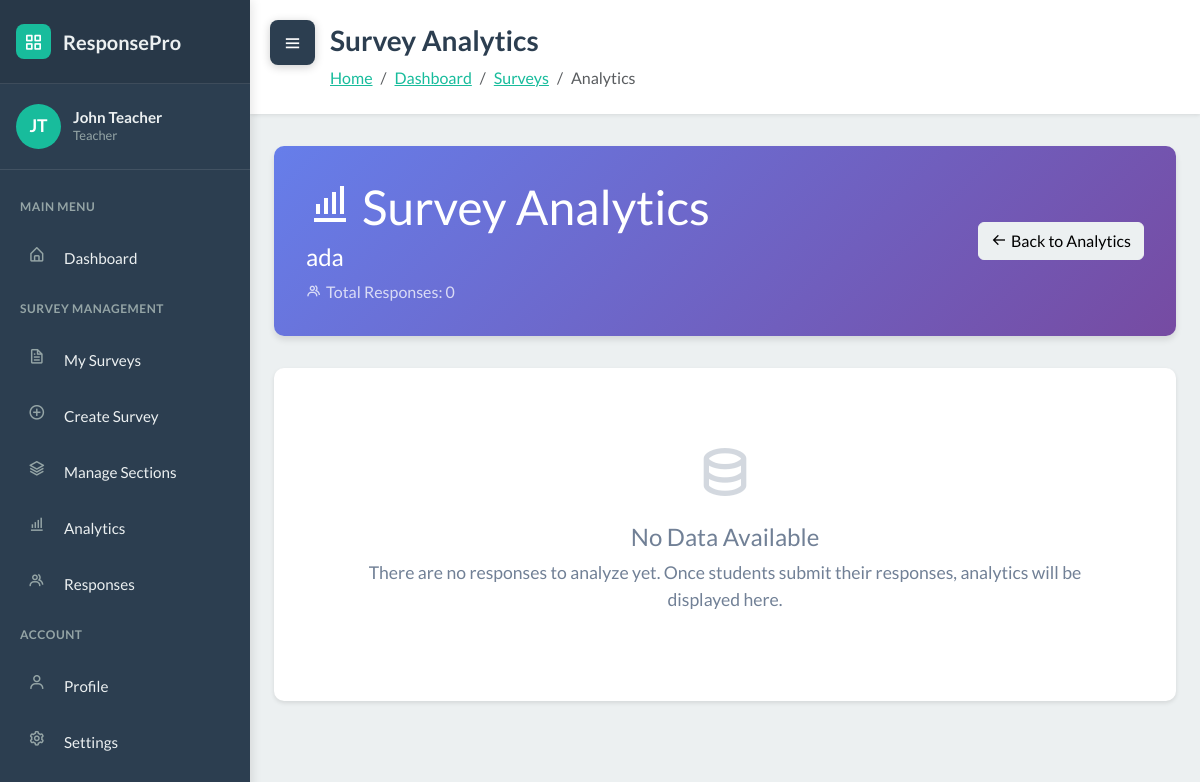
/surveys/11/analytics/ (signed in), run on the app's committed database.
### WebSurvey/models.py (models this page shows, shortened)
class User(AbstractUser):
    ROLE_CHOICES = [
        ('student', 'Student'),
        ('teacher', 'Teacher'),
    ]
    role = models.CharField('role', max_length=20, choices=ROLE_CHOICES, default='student')
    section = models.ForeignKey(Section, null=True, blank=True, on_delete=models.SET_NULL, related_name='students')

class Survey(models.Model):
    STATUS_CHOICES = [
        ('draft', 'Draft'),
        ('published', 'Published'),
        ('closed', 'Closed'),
    ]
    title = models.CharField(max_length=255)
    description = models.TextField(blank=True)
    teacher = models.ForeignKey(User, on_delete=models.CASCADE, related_name='surveys')
    sections = models.ManyToManyField(Section, blank=True, related_name='surveys')
    status = models.CharField(max_length=20, choices=STATUS_CHOICES, default='draft')
    total_points = models.IntegerField(default=0)
    time_limit = models.IntegerField(null=True, blank=True, help_text="Time limit in minutes")
    due_date = models.DateTimeField(null=True, blank=True)
    created_at = models.DateTimeField(auto_now_add=True)
    updated_at = models.DateTimeField(auto_now=True)
    class Meta:
        ordering = ['-created_at']

### WebSurvey/views.py (the view, shortened to what this page needs)
# urls.py: path('surveys/<int:survey_id>/analytics/', views.survey_analytics, name='survey_analytics'),
@login_required
@login_required
def survey_analytics(request, survey_id):
    survey = get_object_or_404(Survey, id=survey_id, teacher=request.user)
    responses = StudentResponse.objects.filter(
        survey=survey,
        is_submitted=True
    ).select_related('student')
    questions = survey.questions.all().prefetch_related(
        'options',
        'true_false_answer',
        'enumeration_answers'
    )
    charts_data = []
    for question in questions:
        chart_info = {
            'question_text': question.question_text,
            'type': question.question_type,
            'data': {}
        }
        answers = QuestionAnswer.objects.filter(
            question=question,
            response__in=responses
        )
        if question.question_type in ['multiple_choice', 'likert']:
            labels = []
            values = []
            for option in question.options.all():
                count = answers.filter(selected_option=option).count()
                labels.append(option.option_text)
                values.append(count)
            if sum(values) > 0:
                chart_info['data'] = {
                    'labels': labels,
                    'values': values
                }
        if chart_info['data']:
            charts_data.append(chart_info)
    context = {
        'survey': survey,
        'charts_data': json.dumps(charts_data),
        'total_responses': responses.count(),
    }
    return render(request, 'survey_analytics.html', context)

### WebSurvey/services.py (called while the page is built)
def auto_close_due_surveys():
    now = timezone.now()
    overdue_ids = []
    for survey in Survey.objects.filter(status='published', due_date__isnull=False):
        due = survey.due_date
        if due is None:
            continue
        if timezone.is_naive(due):
            due = timezone.make_aware(due, timezone.get_current_timezone())
        if due <= now:
            overdue_ids.append(survey.id)
    if overdue_ids:
        Survey.objects.filter(id__in=overdue_ids).update(status='closed')
    return now

### WebSurvey/templates/survey_analytics.html (shortened to what this page needs)
<!DOCTYPE html>
{% load static %}
<html data-bs-theme="light" lang="en">
<head>
    <link rel="stylesheet" href="https://cdn.jsdelivr.net/npm/bootswatch@5.3.6/dist/flatly/bootstrap.min.css">
    <link rel="stylesheet" href="https://cdn.jsdelivr.net/npm/boxicons@latest/css/boxicons.min.css">
    <link rel="stylesheet" href="{% static 'css/dashboard-sidebar.css' %}">
    <link rel="stylesheet" href="{% static 'css/bss-overrides.css' %}">
</head>
<body>
    <button class="sidebar-toggle shifted" id="sidebarToggle">
        <i class="bx bx-menu"></i>
    </button>
    <aside class="dashboard-sidebar" id="sidebar">
        <div class="sidebar-header">
            <a href="{% url 'dashboard' %}" class="sidebar-brand">
                <div class="brand-icon">
                    <i class="bx bx-grid-alt" style="color: white;"></i>
                </div>
                <span>ResponsePro</span>
            </a>
        </div>
        <div class="sidebar-user">
            <div class="user-avatar">
                {{ user.first_name.0|upper }}{{ user.last_name.0|upper }}
            </div>
            <div class="user-info">
                <h6>{{ user.first_name }} {{ user.last_name }}</h6>
                <p>{{ user.get_role_display }}</p>
            </div>
        </div>
        <nav class="sidebar-nav">
            <div class="nav-section-title">Main Menu</div>
            <div class="sidebar-nav-item">
                <a href="{% url 'dashboard' %}" class="sidebar-nav-link">
                    <i class="bx bx-home-alt"></i>
                    <span>Dashboard</span>
                </a>
            </div>
            <div class="nav-section-title">Survey Management</div>
            <div class="sidebar-nav-item">
                <a href="{% url 'survey_list' %}" class="sidebar-nav-link">
                    <i class="bx bx-file"></i>
                    <span>My Surveys</span>
                </a>
            </div>
            <div class="sidebar-nav-item">
                <a href="{% url 'survey_create' %}" class="sidebar-nav-link">
                    <i class="bx bx-plus-circle"></i>
                    <span>Create Survey</span>
                </a>
            </div>
            <div class="sidebar-nav-item">
                <a href="{% url 'section_list' %}" class="sidebar-nav-link">
                    <i class="bx bx-layer"></i>
                    <span>Manage Sections</span>
                </a>
            </div>
            <div class="sidebar-nav-item">
                <a href="{% url 'overall_analytics' %}" class="sidebar-nav-link">
                    <i class="bx bx-bar-chart-alt"></i>
                    <span>Analytics</span>
                </a>
            </div>
            <div class="sidebar-nav-item">
                <a href="{% url 'response_management' %}" class="sidebar-nav-link">
                    <i class="bx bx-group"></i>
                    <span>Responses</span>
                </a>
            </div>
            <div class="nav-section-title">Account</div>
            <div class="sidebar-nav-item">
                <a href="#" class="sidebar-nav-link">
                    <i class="bx bx-user"></i>
                    <span>Profile</span>
                </a>
            </div>
            <div class="sidebar-nav-item">
                <a href="#" class="sidebar-nav-link">
                    <i class="bx bx-cog"></i>
                    <span>Settings</span>
                </a>
            </div>
        </nav>
    </aside>
    <main class="dashboard-content" id="mainContent">
        <div class="content-header">
            <h1>Survey Analytics</h1>
            <nav aria-label="breadcrumb">
                <ol class="breadcrumb">
                    <li class="breadcrumb-item"><a href="{% url 'landing' %}">Home</a></li>
                    <li class="breadcrumb-item"><a href="{% url 'dashboard' %}">Dashboard</a></li>
                    <li class="breadcrumb-item"><a href="{% url 'survey_list' %}">Surveys</a></li>
                    <li class="breadcrumb-item active" aria-current="page">Analytics</li>
                </ol>
            </nav>
        </div>
        <div class="container-fluid px-4 pb-5">
            <div class="analytics-header">
                <div class="d-flex justify-content-between align-items-center">
                    <div>
                        <h1 class="mb-2">
                            <i class="bx bx-bar-chart-alt me-2"></i>Survey Analytics
                        </h1>
                        <h4 class="mb-0 opacity-90">{{ survey.title }}</h4>
                        <p class="mb-0 mt-2 opacity-75">
                            <i class="bx bx-group me-1"></i>Total Responses: {{ total_responses }}
                        </p>
                    </div>
                    <div>
                        <a href="{% url 'overall_analytics' %}" class="btn btn-light">
                            <i class="bx bx-arrow-back me-1"></i>Back to Analytics
                        </a>
                    </div>
                </div>
            </div>
            <div id="noDataMessage" class="chart-card" style="display: none;">
                <div class="no-data-message">
                    <i class="bx bx-data" style="font-size: 4rem; opacity: 0.3;"></i>
                    <h4 class="mt-3">No Data Available</h4>
                    <p>There are no responses to analyze yet. Once students submit their responses, analytics will be displayed here.</p>
                </div>
            </div>
        </div>
    </main>
</body>
</html>

### WebSurvey/static/css/dashboard-sidebar.css (style rules this page uses)
:root { --sidebar-width: 250px; --sidebar-bg: #2C3E50; --sidebar-hover: #34495E; --sidebar-active: #18BC9C; --sidebar-text: #ecf0f1; --sidebar-icon: #95a5a6; --transition-speed: 0.3s; }
body { font-family: 'Lato', sans-serif; }
.dashboard-sidebar { position: fixed; left: 0; top: 0; width: var(--sidebar-width); height: 100vh; background: var(--sidebar-bg); box-shadow: 2px 0 10px rgba(0, 0, 0, 0.1); transition: transform var(--transition-speed) ease; z-index: 1000; overflow-y: auto; overflow-x: hidden; }
.sidebar-header { padding: 1.5rem 1rem; background: rgba(0, 0, 0, 0.1); border-bottom: 1px solid rgba(255, 255, 255, 0.1); }
.sidebar-brand { display: flex; align-items: center; color: var(--sidebar-text); text-decoration: none; font-size: 1.25rem; font-weight: 700; }
.sidebar-brand .brand-icon { width: 35px; height: 35px; border-radius: 8px; background: var(--sidebar-active); display: flex; align-items: center; justify-content: center; margin-right: 0.75rem; }
.sidebar-user { padding: 1.25rem 1rem; border-bottom: 1px solid rgba(255, 255, 255, 0.1); display: flex; align-items: center; }
.user-avatar { width: 45px; height: 45px; border-radius: 50%; background: var(--sidebar-active); display: flex; align-items: center; justify-content: center; color: white; font-weight: 700; margin-right: 0.75rem; font-size: 1.1rem; }
.user-info h6 { margin: 0; color: var(--sidebar-text); font-size: 0.95rem; font-weight: 700; }
.user-info p { margin: 0; color: var(--sidebar-icon); font-size: 0.8rem; text-transform: capitalize; }
.sidebar-nav { padding: 1rem 0; }
.nav-section-title { padding: 0.75rem 1.25rem; color: var(--sidebar-icon); font-size: 0.75rem; text-transform: uppercase; font-weight: 700; letter-spacing: 0.5px; }
.sidebar-nav-item { margin: 0.25rem 0.75rem; border-radius: 8px; overflow: hidden; }
.sidebar-nav-link { display: flex; align-items: center; padding: 0.875rem 1rem; color: var(--sidebar-text); text-decoration: none; transition: all 0.2s ease; font-size: 0.95rem; }
.sidebar-nav-link i { width: 24px; height: 24px; margin-right: 0.75rem; color: var(--sidebar-icon); transition: color 0.2s ease; font-size: 1.1rem; }
.dashboard-content { margin-left: var(--sidebar-width); transition: margin-left var(--transition-speed) ease; min-height: 100vh; background: #ecf0f1; }
.sidebar-toggle { position: fixed; top: 20px; left: 20px; z-index: 1001; background: var(--sidebar-bg); color: white; border: none; width: 45px; height: 45px; border-radius: 8px; cursor: pointer; display: flex; align-items: center; justify-content: center; box-shadow: 0 2px 10px rgba(0, 0, 0, 0.2); transition: all var(--transition-speed) ease; }
.sidebar-toggle.shifted { left: calc(var(--sidebar-width) + 20px); }
.sidebar-toggle i { font-size: 1.25rem; }
.content-header { background: white; padding: 1.5rem 2rem 1.5rem 5rem; box-shadow: 0 1px 4px rgba(0, 0, 0, 0.1); margin-bottom: 2rem; }
.content-header h1 { margin: 0; font-size: 1.75rem; font-weight: 700; color: #2C3E50; }
.content-header .breadcrumb { margin: 0.5rem 0 0 0; background: transparent; padding: 0; }

### WebSurvey/static/css/bss-overrides.css (style rules this page uses)
.me-1 { margin-right: .25rem!important; }
.me-2 { margin-right: .5rem!important; }
.mb-0 { margin-bottom: 0!important; }
.mb-2 { margin-bottom: .5rem!important; }

### WebSurvey/templates/survey_analytics.html (style rules this page uses)
.analytics-header { background: linear-gradient(135deg, #667eea 0%, #764ba2 100%); color: white; padding: 2rem; border-radius: 10px; margin-bottom: 2rem; box-shadow: 0 4px 6px rgba(0, 0, 0, 0.1); }
.chart-card { background: white; border-radius: 10px; padding: 1.5rem; margin-bottom: 2rem; box-shadow: 0 2px 4px rgba(0, 0, 0, 0.1); transition: transform 0.3s ease, box-shadow 0.3s ease; }
.no-data-message { text-align: center; padding: 3rem; color: #718096; font-size: 1.1rem; }

### data on the page
User: first_name.0 "J", last_name.0 "T", first_name "John", last_name "Teacher", role "Teacher"
Survey: title "ada"

### other printed values
{{ total_responses }} "0"
